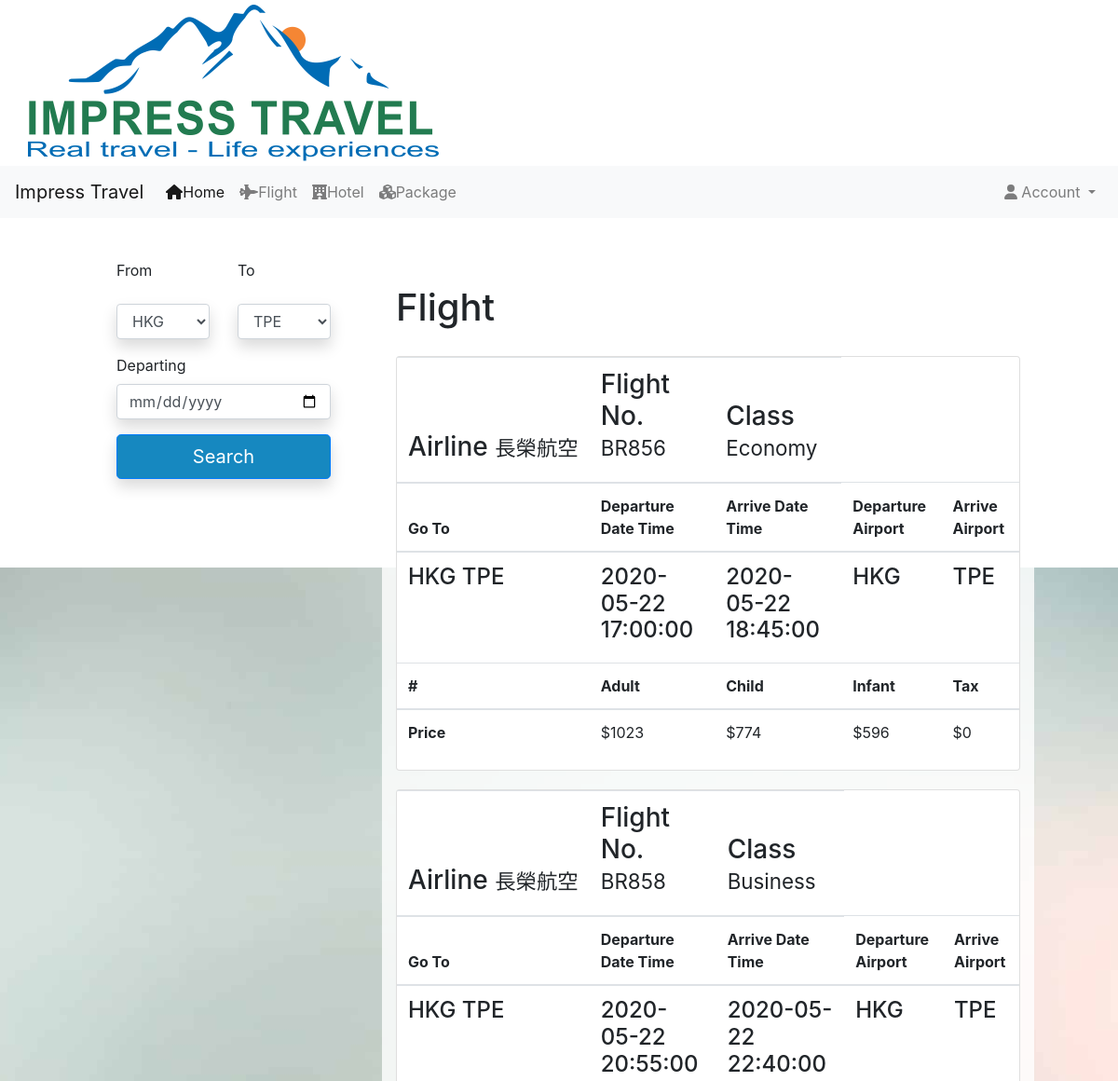
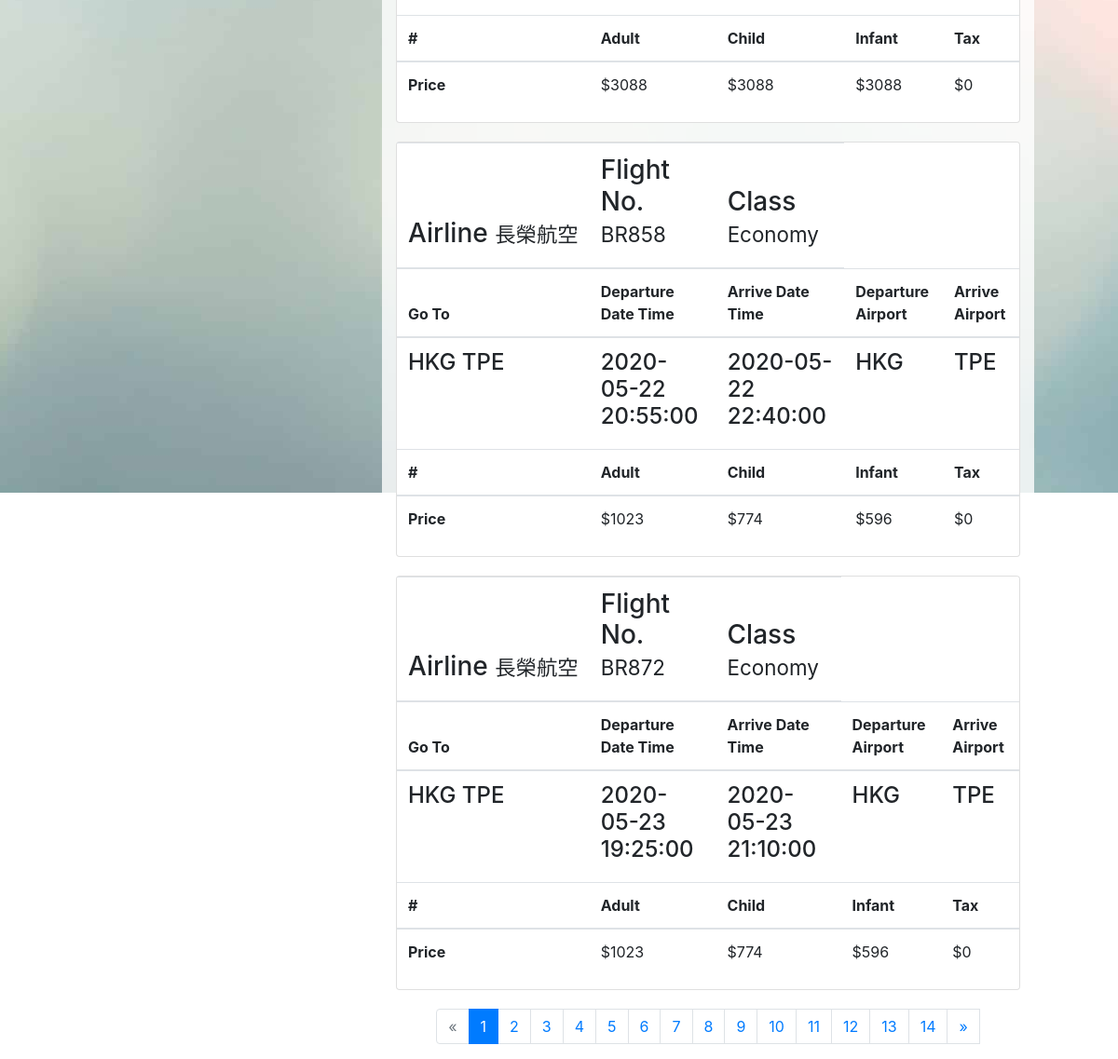
The page /search_flight.php on the database its author committed (2 pictures, top to bottom).
### tables this page shows
CREATE TABLE IF NOT EXISTS `flightschedule` (
  `flight_no` varchar(6) NOT NULL,
  `DepDateTime` datetime NOT NULL,
  `ArrDateTime` datetime NOT NULL,
  `DepAirport` varchar(3) NOT NULL,
  `ArrAirport` varchar(3) NOT NULL,
  `FlyMinute` int(11) NOT NULL,
  `Aircraft` varchar(10) NOT NULL
);

CREATE TABLE IF NOT EXISTS `airline` (
  `AirlineCode` varchar(2) NOT NULL,
  `airlineName` varchar(20) NOT NULL
);

CREATE TABLE IF NOT EXISTS `flightclass` (
  `flight_no` varchar(6) NOT NULL,
  `flightclass_type` varchar(10) NOT NULL,
  `AirlineCode` varchar(2) NOT NULL,
  `Price_Adult` int(11) NOT NULL,
  `Price_Children` int(11) NOT NULL,
  `Price_Infant` int(11) NOT NULL,
  `Tax` int(11) NOT NULL
);

### public_html/search_flight.php (the view, shortened to what this page needs)
<!DOCTYPE html>
<html lang="en">
<head>
    <link href="css/bootstrap/bootstrap.min.css" rel="stylesheet" type="text/css">
    <link href="css/fa/all.css" rel="stylesheet" type="text/css">
    <link href="css/layout.css" rel="stylesheet" type="text/css">
</head>
<body>
<div class="container">
    <div class="row">
      <img src="src/image/logo.png" style="padding: 5px 0 5px 0;"/>
    </div>
</div>
<nav class="navbar navbar-expand-lg navbar-light bg-light">
  <a class="navbar-brand" href="index.php">Impress Travel</a>
  <div class="collapse navbar-collapse" id="navbarSupportedContent">
    <ul class="navbar-nav mr-auto">
      <li class="nav-item active">
        <a class="nav-link" href="index.php"><i class="fas fa-home" style="font-size:16px"></i>Home <span class="sr-only">(current)</span></a>
      </li>
      <li class="nav-item">
        <a class="nav-link" href="search_flight.php"><i class="fas fa-fighter-jet" style="font-size:16px"></i>Flight</a>
      </li>
      <li class="nav-item">
        <a class="nav-link" href="search_hotel.php"><i class="fas fa-hotel" style="font-size:16px"></i>Hotel</a>
      </li>
      <li class="nav-item">
        <a class="nav-link" href="list_package.php"><i class="fas fa-cubes" style="font-size:16px"></i>Package</a>
      </li>
    </ul>
    <ul class="nav navbar-nav navbar-right">
        <li class="nav-item dropdown">
            <a class="nav-link dropdown-toggle" href="#" id="navbarDropdown" role="button" data-toggle="dropdown" aria-haspopup="true" aria-expanded="false">
            <i class="fas fa-user" style="font-size:16px"></i>
                <?php
                	if(isset($_SESSION['user']))
						echo $_SESSION['name'];
					else
						echo "Account"
				?>
            </a>
          </li>
    </uL>
  </div>
</nav>
<div class="container-fluid mt-4">
  <div class="row" style="justify-content: center;">
    <div class="col-md-3 well trbox" style="height: 100%; padding: 20px;">
      <form class="form-horizontal" action="search_flight.php" method="get">
        <div class="form-group d-flex">
          <div class="col-md-6">
            <label class="control-label">From</label>
          </div>
          <div class="col-md-6">
            <label class="control-label">To</label>
          </div>
        </div>
        <div class="form-group d-flex">
          <div class="col-md-6">
            <select name="depAirport" class="form-control shadow">
         	     <?php
				 		require('conn.php');
						$sql = "SELECT DISTINCT DepAirport FROM flightschedule;";
						$rs = mysqli_query($conn, $sql) or die(mysqli_error($conn));
						while($rc = mysqli_fetch_assoc($rs)) {
							extract($rc);
                        	echo '<option value="'.$DepAirport.'">'.$DepAirport.'</option>';
						}
						?>
            </select>
          </div>
          <div class="col-md-6">
            <select name="arrAirport" class="form-control shadow">
              <?php
						$sql = "SELECT DISTINCT ArrAirport FROM flightschedule;";
						$rs = mysqli_query($conn, $sql) or die(mysqli_error($conn));
						while($rc = mysqli_fetch_assoc($rs)) {
							extract($rc);
                        	echo '<option value="'.$ArrAirport.'">'.$ArrAirport.'</option>';
						}
						?>
            </select>
          </div>
        </div>
        <div class="form-group">
          <div class="col-md-12">
            <label class="control-label">Departing</label>
          </div>
          <div class="col-md-12">
            <input type="date" name="depDate" class="form-control shadow" placeholder="City">
          </div>
        </div>
        <div class="form-group">
          <div class="col-md-12">
            <button type="submit" class="btn btn-primary btn-lg btn-block shadow" style="background:#1688C0;">Search</button>
          </div>
        </div>
      </form>
    </div>
    <div class="col-md-7 well trbox" style="margin-left:20px;">
      <div class="row">
        <div class="col-md-12 mt-5">
          <h1>Flight</h1>
        </div>
      </div>
      <?php
	  	if(isset($_GET['depAirport'])) {
			extract($_GET);
			$sql = "SELECT COUNT(*) FROM flightschedule WHERE DepAirport = '$depAirport' AND ArrAirport = '$arrAirport' AND DepDateTime >= '$depDate';";
			$rs = mysqli_query($conn, $sql) or die(mysqli_error($conn));
			$rc = mysqli_fetch_row($rs);
		} else {
		$sql = "SELECT COUNT(*) FROM flightschedule";
		$rs = mysqli_query($conn, $sql) or die(mysqli_error($conn));
		$rc = mysqli_fetch_row($rs);
		}
		$numrows = $rc[0];
		$rowsperpage = 4;
		$totalpages = ceil($numrows / $rowsperpage);
		if(isset($_GET['page']) && is_numeric($_GET['page'])) {
			$page = (int) $_GET['page'];
		}else{
			$page = 1;
		}
		$offset = ($page - 1) * $rowsperpage;
		mysqli_set_charset($conn,"utf8");
		if(isset($_GET['depAirport'])) {
			$sql = "SELECT * FROM flightschedule INNER JOIN flightclass ON flightschedule.flight_no = flightclass.flight_no INNER JOIN airline ON flightclass.AirlineCode = airline.AirlineCode WHERE DepAirport = '$depAirport' AND ArrAirport = '$arrAirport' AND DepDateTime >= '$depDate' ORDER BY DepDateTime DESC LIMIT $offset, $rowsperpage;";
		} else {
		    $sql = "SELECT * FROM flightschedule INNER JOIN flightclass ON flightschedule.flight_no = flightclass.flight_no INNER JOIN airline ON flightclass.AirlineCode = airline.AirlineCode LIMIT $offset, $rowsperpage";
		}
		$rs = mysqli_query($conn, $sql) or die(mysqli_error($conn));
		while($rc = mysqli_fetch_assoc($rs)) {
		?>
      <div class="card" style="margin: 20px 0;">
        <table class="table table-hover">
          <thead>
            <tr>
              <th><h3 style="white-space: nowrap;">Airline <small><?php echo $rc['airlineName']; ?></small></h3></th>
              <th><h3>Flight No. <small><?php echo $rc['flight_no']; ?></small></h3></th>
              <th><h3>Class <small><?php echo $rc['flightclass_type']; ?></small></h3></th>
            </tr>
            <tr>
              <th>Go To</th>
              <th>Departure Date Time</th>
              <th>Arrive Date Time</th>
              <th>Departure Airport</th>
              <th>Arrive Airport</th>
            </tr>
          </thead>
          <tbody>
            <tr>
              <td><h4><?php echo $rc['DepAirport']; ?> <span class="glyphicon glyphicon-arrow-right"></span> <?php echo $rc['ArrAirport']; ?></h4></td>
              <td><h4><?php echo $rc['DepDateTime']; ?></h4></td>
              <td><h4><?php echo $rc['ArrDateTime']; ?></h4></td>
              <td><h4><?php echo $rc['DepAirport']; ?></h4></td>
              <td><h4><?php echo $rc['ArrAirport']; ?></h4></td>
            </tr>
          <thead>
            <tr>
              <th>#</th>
              <th>Adult</th>
              <th>Child</th>
              <th>Infant</th>
              <th>Tax</th>
            </tr>
          </thead>
          <tr>
            <th>Price</th>
            <td><?php echo '$'.$rc['Price_Adult']; ?></td>
            <td><?php echo '$'.$rc['Price_Children']; ?></td>
            <td><?php echo '$'.$rc['Price_Infant']; ?></td>
            <td><?php echo '$'.$rc['Tax']; ?></td>
          </tr>
            </tbody>
        </table>
      </div>
      <?php
		}
		if(!isset($_GET['depAirport'])) {
			?>
      <nav aria-label="Page navigation example">
        <ul class="pagination" style="justify-content: center;">
          <li <?php if($page==1) echo 'class="page-item disabled"'; ?>> <a class="page-link" <?php if($page != 1) echo 'href="search_flight.php?page='.($page - 1).'"'; ?> aria-label="Previous"> <span aria-hidden="true">&laquo;</span> </a> </li>
          <?php
		for($i=1;$i <= $totalpages; $i++) {
			if($i == $page) {
				echo "<li class=\"page-item active\"><a class=\"page-link\" href=\"search_flight.php?page=$i\">$i</a></li>";
				continue;
			}
			else {
    			echo "<li class=\"page-item\"><a class=\"page-link\" href=\"search_flight.php?page=$i\">$i</a></li>";
			}
		}
		?>
          <li <?php if($page==$totalpages) echo 'class="page-item disabled"'; ?>> <a class="page-link" <?php if($page != $totalpages) echo 'href="search_flight.php?page='.($page + 1).'"'; ?> aria-label="Next"> <span aria-hidden="true">&raquo;</span> </a> </li>
        </ul>
      </nav>
      <?php
		}
		?>
    </div>
  </div>
</div>
</body>
</html>

### public_html/css/fa/all.css (style rules this page uses)
.fa-cubes:before { content: "\f1b3"; }
.fa-hotel:before { content: "\f594"; }
.fa-user:before { content: "\f007"; }

### public_html/css/layout.css (style rules this page uses)
body { background-image: url(../src/image/background.jpg); background-attachment: fixed; background-position: center; background-repeat: no-repeat; }
.shadow { box-shadow: 0 6px 12px rgba(0, 0, 0, .175); }
.trbox { background-color: rgba(255, 255, 255, 0.8); }

### rows shown on the page
flightschedule: airline.airlineName "長榮航空", flightclass.flight_no "BR856", flightclass.flightclass_type "Economy", DepAirport "HKG", ArrAirport "TPE", DepDateTime "2020-05-22 17:00:00", ArrDateTime "2020-05-22 18:45:00", flightclass.Price_Adult "1023", flightclass.Price_Children "774", flightclass.Price_Infant "596", flightclass.Tax "0"
flightschedule: airline.airlineName "長榮航空", flightclass.flight_no "BR858", flightclass.flightclass_type "Business", DepAirport "HKG", ArrAirport "TPE", DepDateTime "2020-05-22 20:55:00", ArrDateTime "2020-05-22 22:40:00", flightclass.Price_Adult "3088", flightclass.Price_Children "3088", flightclass.Price_Infant "3088", flightclass.Tax "0", flightclass.flightclass_type "Economy", flightclass.Price_Adult "1023", flightclass.Price_Children "774", flightclass.Price_Infant "596"
flightschedule: airline.airlineName "長榮航空", flightclass.flight_no "BR872", flightclass.flightclass_type "Economy", DepAirport "HKG", ArrAirport "TPE", DepDateTime "2020-05-23 19:25:00", ArrDateTime "2020-05-23 21:10:00", flightclass.Price_Adult "1023", flightclass.Price_Children "774", flightclass.Price_Infant "596", flightclass.Tax "0"

### other values the page prints
form field depAirport "HKG"
form field arrAirport "TPE"
